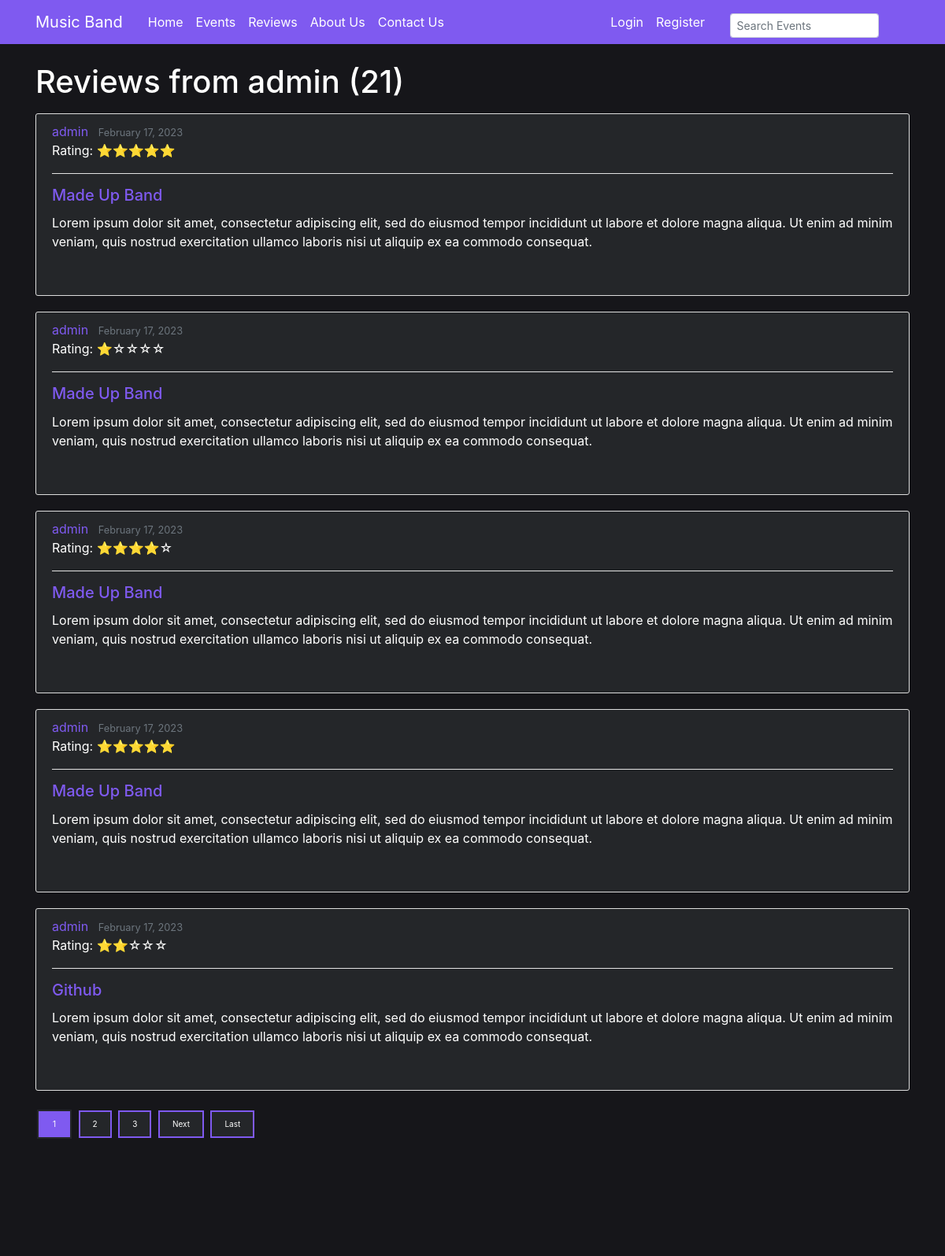
Page /user/admin (upper part) on the earlier database version.
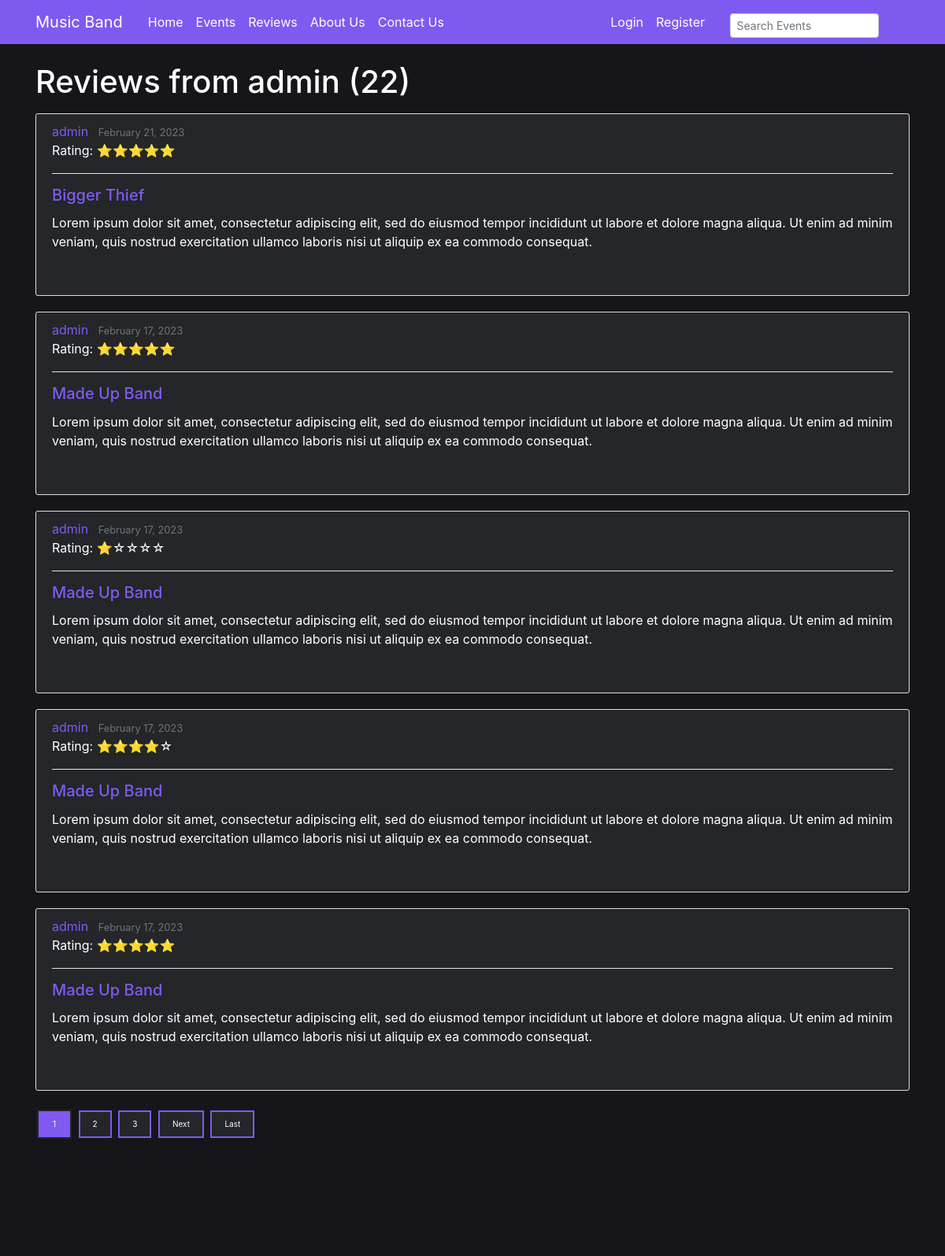
Same page on the later database version.
### events/models.py (models this page shows, shortened)
class Review(models.Model):
    author = models.CharField(max_length=100)
    event_rating = models.PositiveSmallIntegerField(validators=[MinValueValidator(0), MaxValueValidator(5)]) # event rating is a positive small integer field
    content = models.TextField()
    date_posted = models.DateTimeField(auto_now_add=True)
    event = models.ForeignKey(Event, on_delete=models.CASCADE)
    user = models.ForeignKey(settings.AUTH_USER_MODEL, on_delete=models.CASCADE, null=True)

class Event(models.Model):
    name = models.CharField(max_length=100)
    event_type = models.CharField(max_length=50)
    location = models.CharField(max_length=100)
    date = models.DateTimeField()
    description = models.TextField()
    photo = models.ImageField(upload_to='imgs')
    def __str__(self): # this method is used to return the name of the event when it is called which is used in the admin backend
        return self.name

### events/views.py (the view)
# urls.py: path('user/<str:username>', UserReviewListView.as_view(), name='user-reviews'),
class UserReviewListView(ListView): # This view is used to display all the reviews in the database
    model = Review # Tells the view which model to query
    template_name = 'events/user_reviews.html' # <app>/<model>_<viewtype>.html
    context_object_name = 'reviews' # name of the object list that will be used in the template
    paginate_by = 5 # number of reviews to display per page
    def get_queryset(self):
        user = get_object_or_404(User, username=self.kwargs.get('username'))
        return Review.objects.filter(author=user).order_by('-date_posted') # orders the reviews by date posted

### events/templatetags/rating_stars.py (called while the page is built)
@register.filter
def stars(value):
    full_stars = int(value)
    empty_stars = 5 - full_stars
    return '⭐' * full_stars + '☆' * empty_stars

### events/templates/events/user_reviews.html (shortened to what this page needs)
{% extends "events/base.html" %}
{% load rating_stars %}
{% block content %}
    <h1 class="mb-3">Reviews from {{ view.kwargs.username }} ({{ page_obj.paginator.count }})</h1>
    {% for review in reviews %}
        <article class="media content-section">
            <div class="media-body">
                <div class="article-metadata">
                    <a class="mr-2" style="color: #7f5af0;" href="{% url 'user-reviews' review.author %}">{{ review.author }}</a>
                    <small class="text-muted">{{ review.date_posted|date:"F d, Y" }}</small>
                    <p class="review-card-rating">Rating: {{ review.event_rating|stars }}</p>
                </div>
                <h2><a class="event-card-title" href="{% url 'review-detail' review.id %}">{{ review.event}}</a></h2>
                <p class="article-content">{{ review.content }}</p>
            </div>
        </article>
    {% endfor %}
	{% if is_paginated %}
		{% for num in page_obj.paginator.page_range %}
			{% if page_obj.number == num %}
				<a class="current-pagination-button" href="?page={{ num }}">{{ num }}</a>
			{% elif num > page_obj.number|add:'-3' and num < page_obj.number|add:'3' %}
				<a class="pagination-button" href="?page={{ num }}">{{ num }}</a>
			{% endif %}
		{% endfor %}
		{% if page_obj.has_next %}
			<a class="pagination-button" href="?page={{ page_obj.next_page_number }}">Next</a>
			<a class="pagination-button" href="?page={{ page_obj.paginator.num_pages }}">Last</a>
		{% endif %}
	{% endif %}
{% endblock content %}

Differences in the rows shown:
no longer on this page (row unchanged): Review: author "admin", date_posted "February 17, 2023", event_rating|stars "⭐⭐☆☆☆", event "Github", content "Lorem ipsum dolor sit amet, consectetur adipiscing elit, sed do eiusmod tempor incididunt ut labore et dolore magna aliqua. Ut enim ad minim veniam, quis nostrud exercitation ullamco laboris nisi ut aliquip ex ea commodo consequat."
added Review: author "admin", date_posted "February 21, 2023", event_rating|stars "⭐⭐⭐⭐⭐", event "Bigger Thief", content "Lorem ipsum dolor sit amet, consectetur adipiscing elit, sed do eiusmod tempor incididunt ut labore et dolore magna aliqua. Ut enim ad minim veniam, quis nostrud exercitation ullamco laboris nisi ut aliquip ex ea commodo consequat."
Other differences:
{{ page_obj.paginator.count }}: "21" → "22"
